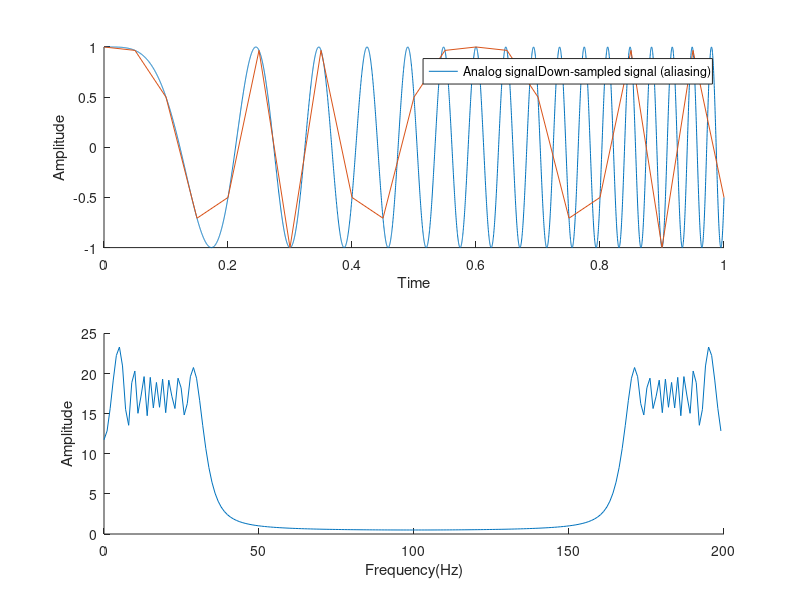
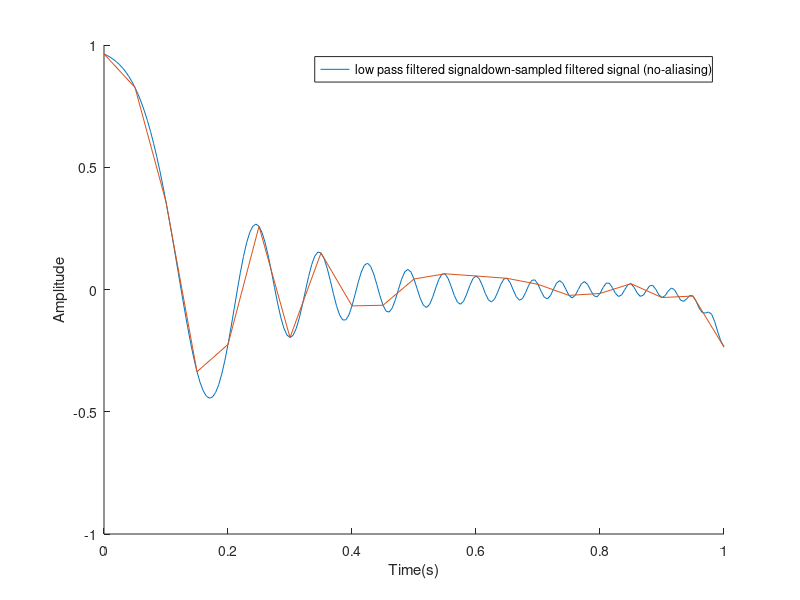

Write the MATLAB code that produced these figures, in order.
delete(findall(0, 'Type', 'figure'));
clear;
close;
clc;

fs=200; % we sample at 200Hz

% Signal (assumed continuous)
t_c=0:1/5000:1
y=chirp(t_c,0,1,fs/6);

% Sampled signal at 200Hz
% chirp : instantaneous frequency at 0s is 0Hz, instantaneous frequency at
% 1s is 33.3Hz
dt=1/fs
t_sample=0:dt:1;
y_sample=chirp(t_sample,0,1,fs/6); %chirp signal

% Down sampled signal
t_down=0:1/20:1; % we down sample at 20Hz
y_down=chirp(t_down, 0,1,fs/6);

% filtered signal by a 10Hz low pass filter of order 1
% b and a are the coefficients of the butter filter
% Wc = fc/fs = 10/200 = 0.05

[b, a] = butter(1, 0.05, 'low');
filtered_signal = filtfilt(b,a, y_sample);
t_downsampled_indexes = 1:10:length(t_sample);
downsampled_filtered_signal=filtered_signal(t_downsampled_indexes); 

% FFT of sampled signal
NFFT=length(t_sample);
fft_weight=fft(y_sample, NFFT);
F = ((0:1/NFFT:1-1/NFFT)*fs);

%%
figure

subplot(2,1,1); hold on
a1 = plot(t_c, y); M1 = "Analog signal";
a2 = plot(t_down, y_down); M2 = "Down-sampled signal (aliasing)";
xlabel('Time');
ylabel('Amplitude');
legend([a1,a2], [M1,M2]);

subplot(2,1,2); hold on
plot(F, abs(fft_weight));
xlabel('Frequency(Hz)');
ylabel('Amplitude');

%%

figure; hold on
b1 = plot(t_sample, filtered_signal); 
N1 = "low pass filtered signal";
b2 = plot(t_down, filtered_signal(t_downsampled_indexes))
N2 = "down-sampled filtered signal (no-aliasing)";
legend([b1,b2], [N1,N2]);
xlabel('Time(s)');
ylabel('Amplitude');
